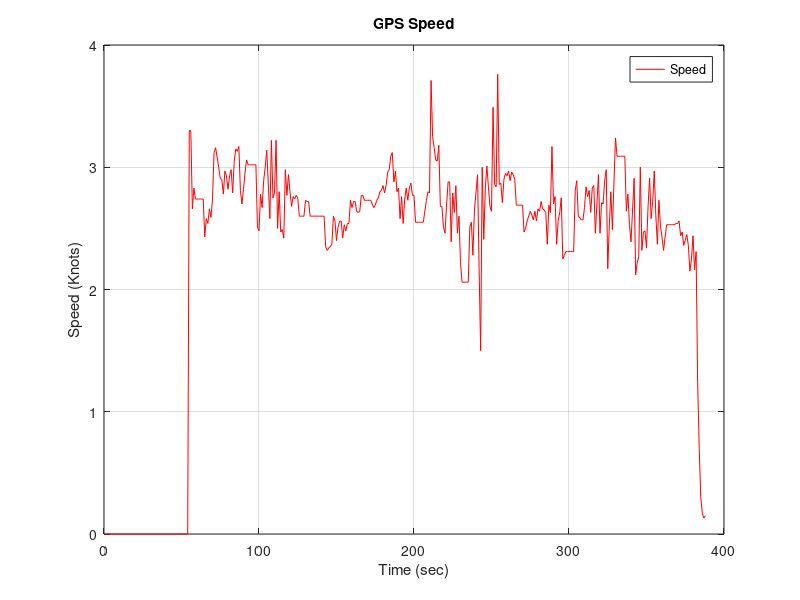

Recreate this plot in MATLAB.
close all
clear
clc

data=dlmread("TEST02.TXT");
t=data(:,1);
x=data(:,2);
y=data(:,3);
z=data(:,4);
plot(t,z,'r')

title('GPS Speed');
xlabel('Time (sec)');
ylabel('Speed (Knots)');
legend('Speed')
grid on